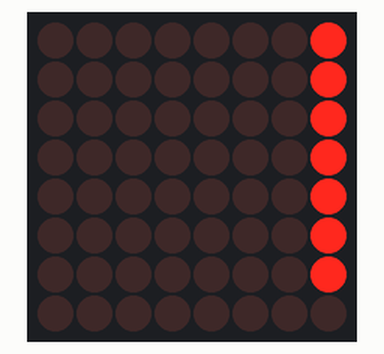
This sketch was run on a simulated Arduino Uno, built with avr-gcc and run on an emulated ATmega328P. On the bench: 8×8 LED matrix.

Above: at 1.17 s.
At 5.13 s:
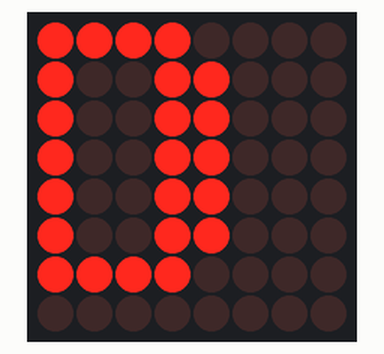
At 9.1 s:
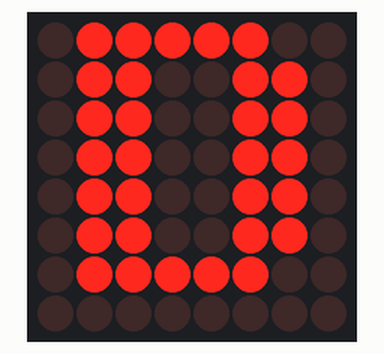
At 16.78 s:
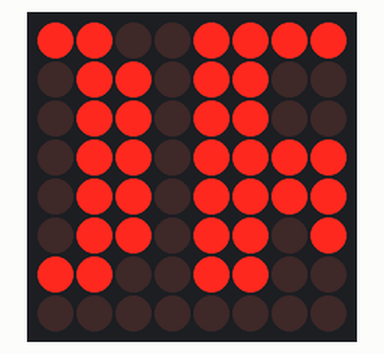
At 24.46 s:
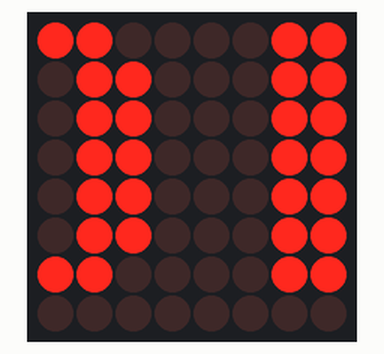
At 39.93 s:
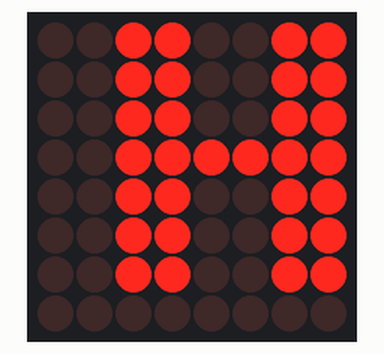

Measured:
- what the display in image 2 shows lasts 0.5 s, from 9.1 s to 9.6 s

The sketch:

ledMatrix.ino
```cpp
  #include "LedControl.h"

  LedControl lc=LedControl(12,10,11,1); //DIN is pin 12, CS is pin 11, CLK is pin 10, running 5V


void printMessage(String message) {//columns ALL VERIFIED
  int timeDelay = 100;//DELAY TIME between columns shifting

  byte space[1]= {B00000000};//adds extra column of space between words
  byte heart[7]={B01110000,B11111000,B11111100,B01111110,B11111100,B11111000,B01110000};//heart icon
  byte plus[8]={B00011000,B00011000,B00011000,B11111111,B11111111,B00011000,B00011000,B00011000};//plus sign
  byte a[6]={B00111110,B01111110,B11001000,B11001000,B01111110,B00111110};
  byte b[6]={B11111110,B11111110,B10010010,B10010010,B11111110,B01101100};
  byte c[7]={B00111000,B01111100,B11000110,B10000010,B10000010,B11000110,B01000100};
  byte d[6]={B11111110,B11111110,B10000010,B10000010,B11111110,B01111100};
  byte e[6]={B11111110,B11111110,B10010010,B10010010,B10010010,B10010010};
  byte f[6]={B11111111,B11111111,B11011000,B11011000,B11011000,B11011000};
  byte g[6]={B01111100,B11111110,B10000010,B10001010,B11001110,B01001100};
  byte h[6]={B11111110,B11111110,B00010000,B00010000,B11111110,B11111110};
  byte LETTERI[4]={B10000010,B11111110,B11111110,B10000010}; //named this way due to conflict with int i in loops
  byte j[6]={B00001100,B00001110,B10000010,B11111110,B11111100,B10000000};
  byte k[6]={B11111110,B11111110,B00010000,B00111000,B11101110,B11000110};
  byte l[6]={B11111110,B11111110,B00000110,B00000110,B00000110,B00000110};
  byte m[7]={B11111110,B11111110,B01100000,B00110000,B01100000,B11111110,B11111110};
  byte n[7]={B11111110,B11111110,B01100000,B00110000,B00011000,B11111110,B11111110};
  byte o[6]={B01111100,B11111110,B10000010,B10000010,B11111110,B01111100};
  byte p[7]={B10000010,B11111110,B11111110,B10010010,B10010000,B11110000,B01100000};
  byte q[6]={B01111000,B11111100,B10000100,B10001110,B11111110,B01111010};
  byte r[6]={B11111110,B11111110,B10011000,B10011100,B11110110,B01100010};
  byte s[6]={B01100100,B11110110,B10010010,B10010010,B11011110,B01001100};
  byte t[6]={B11000000,B11000000,B11111110,B11111110,B11000000,B11000000};
  byte u[6]={B11111110,B11111110,B00000110,B00000110,B11111110,B11111110};
  byte v[6]={B11111000,B11111100,B00000110,B00000110,B11111100,B11111000};
  byte w[7]={B11111110,B11111110,B00001100,B00011000,B00001100,B11111110,B11111110};
  byte x[7]={B11000110,B11101110,B00111000,B00010000,B00111000,B11101110,B11000110};
  byte y[6]={B11100000,B11110000,B00011110,B00011110,B11110000,B11100000};
  byte z[6]={B10000110,B10001110,B10011010,B10110010,B11100010,B11000010};

  //now the code to  make it slide in
  byte buffer[200]; //buffer to hold message
  int bufferLen = 0;
  for(int i = 0; i < 8; i++)//to start screen blank
{
  buffer[bufferLen++] = B00000000; //add column of space between letters and characters
}
  lc.clearDisplay(0);// had to include another clear or the matrix would flash everytime upon upload
  delay(1000);//START DELAY
  for(int i=0; i<message.length();i++)
  {
     char hold = message.charAt(i);//holds current char

  byte* letter;   // pointer to the correct array
  int letterSize; // size of that array

  switch (hold)//sets the current char and sets size command to be used in loops as many letters take different amt of columns
  {
    case ' '://space
    letter = space; letterSize = sizeof(space);break;
    case'*'://HEART
    letter = heart; letterSize = sizeof(heart); break;

    case '+':
      letter = plus; letterSize = sizeof(plus); break;

    case 'a':
      letter = a; letterSize = sizeof(a); break;

      case 'b':
      letter = b; letterSize = sizeof(b); break;

      case 'c':
      letter = c; letterSize = sizeof(c); break;

      case 'd':
      letter = d; letterSize = sizeof(d); break;

      case 'e':
      letter = e; letterSize = sizeof(e); break;

      case 'f':
      letter = f; letterSize = sizeof(f); break;

      case 'g':
      letter = g; letterSize = sizeof(g); break;

      case 'h':
      letter = h; letterSize = sizeof(h); break;

      case 'i':
      letter = LETTERI; letterSize = sizeof(LETTERI); break;

      case 'j':
      letter = j; letterSize = sizeof(j); break;

      case 'k':
      letter = k; letterSize = sizeof(k); break;

      case 'l':
      letter = l; letterSize = sizeof(l); break;

      case 'm':
      letter = m; letterSize = sizeof(m); break;

      case 'n':
      letter = n; letterSize = sizeof(n); break;

      case 'o':
      letter = o; letterSize = sizeof(o); break;

      case 'p':
      letter = p; letterSize = sizeof(p); break;

      case 'q':
      letter = q; letterSize = sizeof(q); break;

      case 'r':
      letter = r; letterSize = sizeof(r); break;

      case 's':
      letter = s; letterSize = sizeof(s); break;

      case 't':
      letter = t; letterSize = sizeof(t); break;

      case 'u':
      letter = u;letterSize = sizeof(u); break;

      case 'v':
      letter = v; letterSize = sizeof(v); break;

      case 'w':
      letter = w; letterSize = sizeof(w); break;

      case 'x':
      letter = x; letterSize = sizeof(x); break;

      case 'y':
      letter = y; letterSize = sizeof(y); break;

      case 'z':
      letter = z; letterSize = sizeof(z); break;

    default:
      continue; // skip unknown characters
  }
      for(int j=0; j<letterSize; j++)
      {
        buffer[bufferLen++] = letter[j]; //sets columns in the buffer
      }
        buffer[bufferLen++] = B00000000;
  }
  for (int offset = 0; offset < bufferLen - 8; offset++)//this is what acutually copies the buffer to the dot matrix
{
  for (int col = 0; col < 8; col++)
  {
    lc.setColumn(0, col, buffer[offset + col]);
  }
  delay(timeDelay);
}
for (int col = 0; col < 8; col++)
{
  lc.setColumn(0, col, buffer[bufferLen - 8 + col]);
}
}

void setup() {
  // put your setup code here, to run once:
 lc.shutdown(0,false);
  /* Set the brightness to a medium values */
  lc.setIntensity(0,8);
  /* and clear the display */
  lc.clearDisplay(0);
}

void loop() {
  // put your main code here, to run repeatedly:
  String message = "hello world";//MESSAGE HERE ALL LOWERCASE
  printMessage(message);
  delay(500);
  //while(true);//stops after the message has been displayed once if active
}
```
